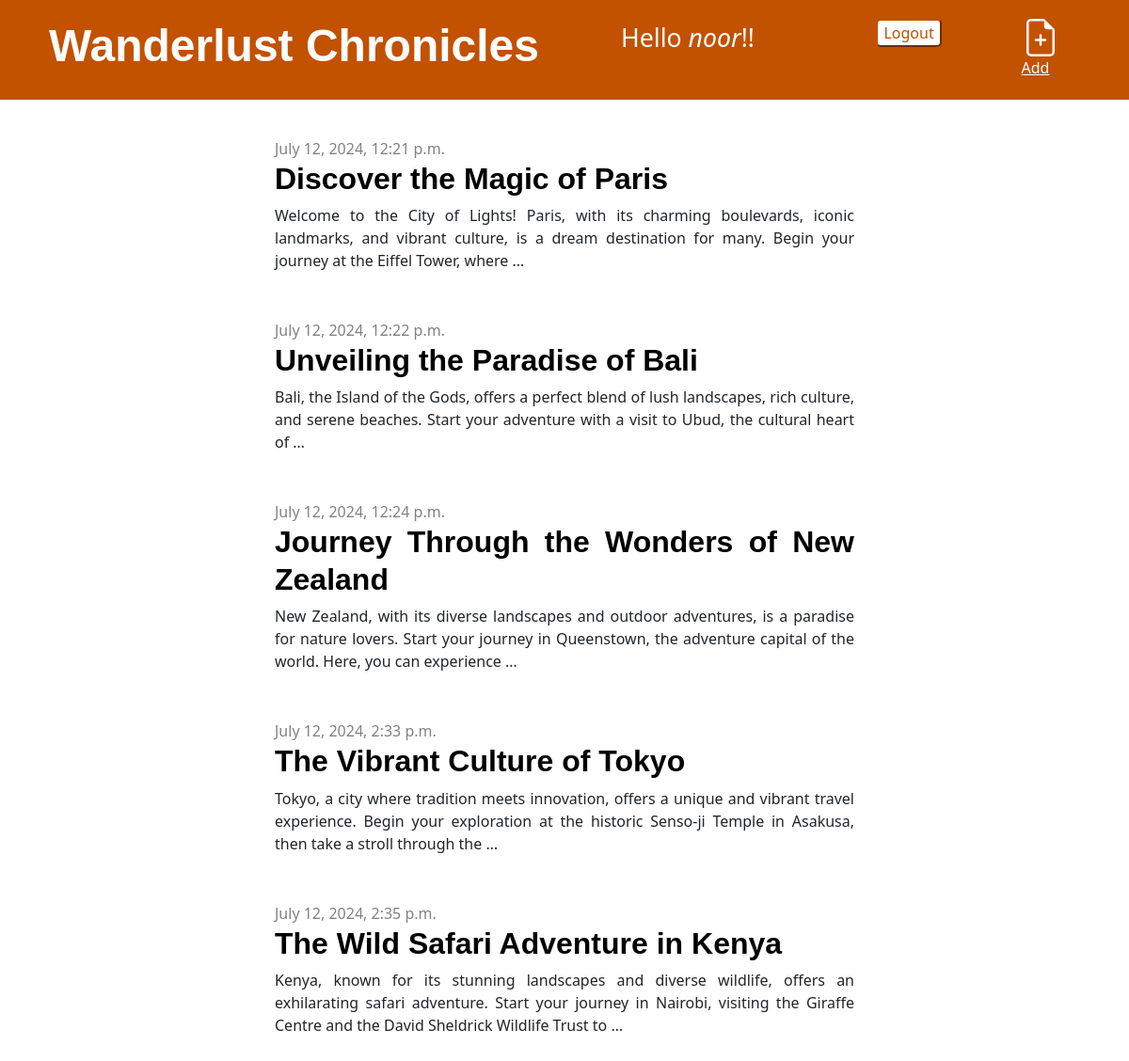
The app's page / (signed in) with its own data.
### blog/models.py (models this page shows, shortened)
class Post(models.Model):
    author = models.ForeignKey(settings.AUTH_USER_MODEL, on_delete=models.CASCADE)
    title = models.CharField(max_length=200)
    text = models.TextField()
    created_date = models.DateTimeField(default=timezone.now)
    published_date = models.DateTimeField(blank=True, null=True)
    objects = models.Manager()

### blog/views.py (the view)
# urls.py: path("", views.post_list, name="post_list"),
def post_list(request):
    posts = Post.objects.filter(published_date__lte=timezone.now()).order_by(
        "published_date"
    )
    return render(request, "blog/post_list.html", {"posts": posts})

### blog/templates/blog/post_list.html
{% extends 'blog/base.html' %} {% block content %} {% for post in posts %}
<article class="post-list">
    <time class="date"> {{ post.published_date }} </time>
    <br>
    <h2><a href="{% url 'post_detail' pk=post.pk %}">{{ post.title|linebreaksbr}}</a></h2>
    <p>{{ post.text|truncatewords:30}}</p>
</article>
{% endfor %} {% endblock %}

### blog/templates/blog/base.html (shortened to what this page needs)
{% load static %}
<!DOCTYPE html>
<html>
    <head>
        <link
            rel="stylesheet"
            href="https://cdn.jsdelivr.net/npm/bootstrap@5.1.3/dist/css/bootstrap.min.css"
 />
        <link rel="stylesheet" href="{% static 'css/blog.css' %}" />
    </head>
    <body>
        <header class="page-header">
            <div class="container d-flex flex-row justify-content-between">
                <h1><a href="/">Wanderlust Chronicles</a></h1>
                <p class ="welcome-text">Hello <i>{{ user.username }}</i>!!
                </p>
                {% if user.is_authenticated %}
                <div class="d-flex flex-row w-25 justify-content-between">
                    <p class="welcome-text">
                        <form method="post" action="{% url 'logout' %}"
                            style="display: flex;">
                            <button class="logout-btn"
                                type="submit">Logout</button>
                        </form>
                    </p>
                    <a href="{% url 'post_new' %}" class="new-btn">
                        {% include './icons/file-earmark-plus.svg' %} Add
                    </a>
                    {% else %}
                    <a href="{% url 'login' %}" class="new-btn">
                        {% include './icons/person.svg' %}Login
                    </a>
                </div>
                {% endif %}
            </div>
        </header>
        <main class="container">
            <div class="row">
                <div class="col">{% block content %} {% endblock %}</div>
            </div>
        </main>
    </body>
</html>

### blog/static/css/blog.css (style rules this page uses)
.page-header { background-color: #c25100; margin-top: 0; margin-bottom: 40px; padding: 20px 20px 20px 40px; }
.page-header h1, .page-header h1 a, .page-header h1 a:visited, .page-header h1 a:active { color: #ffffff; font-size: 36pt; text-decoration: none; }
h1, h2 a, h3, h4 { font-family: Arial, sans-serif; text-decoration: none; color: #000000; font-weight: bold; }
.date { color: #828282; }
.post-list { margin-bottom: 50px; padding: 0px 250px; text-align: justify }
.logout-btn { display: inline-block; width: max-content; height: max-content; color: #c25100; background-color: #FFFFFF; border-color: #c25100; border-radius: 5px 5px 5px; }
.new-btn { display: inline-block; width: 40px; height: 40px; color: #FFFFFF }
.welcome-text { color: #ffffff; font-size: 20pt; text-decoration: none }

### records on screen
Post: published_date "July 12, 2024, 12:21 p.m.", title "Discover the Magic of Paris", text "Welcome to the City of Lights! Paris, with its charming boulevards, iconic landmarks, and vibrant culture, is a dream destination for many. Begin your journey at the Eiffel Tower, where …"
Post: published_date "July 12, 2024, 12:22 p.m.", title "Unveiling the Paradise of Bali", text "Bali, the Island of the Gods, offers a perfect blend of lush landscapes, rich culture, and serene beaches. Start your adventure with a visit to Ubud, the cultural heart of …"
Post: published_date "July 12, 2024, 12:24 p.m.", title "Journey Through the Wonders of New Zealand", text "New Zealand, with its diverse landscapes and outdoor adventures, is a paradise for nature lovers. Start your journey in Queenstown, the adventure capital of the world. Here, you can experience …"
Post: published_date "July 12, 2024, 2:33 p.m.", title "The Vibrant Culture of Tokyo", text "Tokyo, a city where tradition meets innovation, offers a unique and vibrant travel experience. Begin your exploration at the historic Senso-ji Temple in Asakusa, then take a stroll through the …"
Post: published_date "July 12, 2024, 2:35 p.m.", title "The Wild Safari Adventure in Kenya", text "Kenya, known for its stunning landscapes and diverse wildlife, offers an exhilarating safari adventure. Start your journey in Nairobi, visiting the Giraffe Centre and the David Sheldrick Wildlife Trust to …"

### other values on screen
{{ user.username }} "noor"
